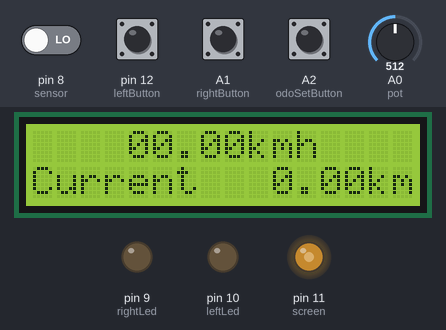
A program run on a simulated Arduino Uno, built with avr-gcc and run on an emulated ATmega328P. Shown: 16×2 character LCD, output pins drawn as LEDs (lit = HIGH). Inputs (shaded band) come from the test bench; at power-on: A1 (rightButton), A2 (odoSetButton), pin 8 (sensor), pin 12 (leftButton) LOW, A0 (pot) = 512.

Above: at 1.2 s.
1.3 s: A2 (odoSetButton) pulled HIGH for 0.15 s
At 2.4 s:
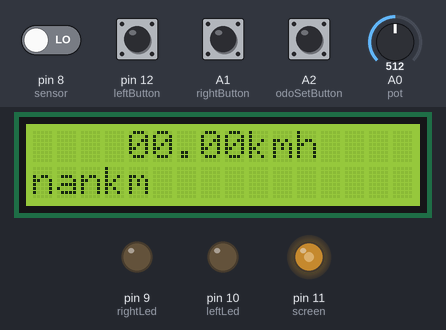
3.5 s: A2 (odoSetButton) pulled HIGH for 1 s
At 4.9 s:
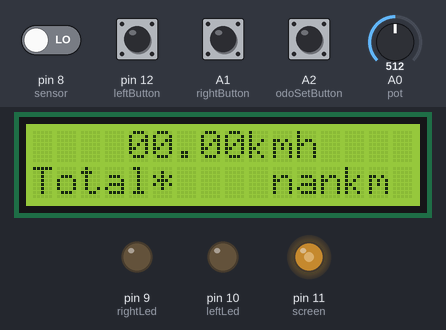
6.5 s: A2 (odoSetButton) pulled HIGH for 0.15 s
At 7.8 s:
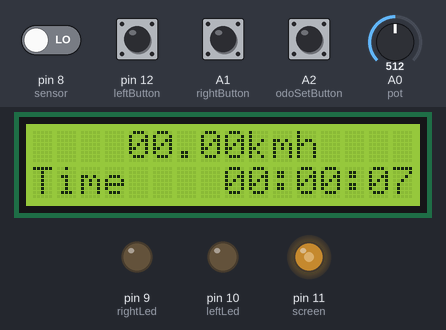
9.6 s: pin 12 (leftButton) pulled HIGH for 1 s
At 9.82 s:
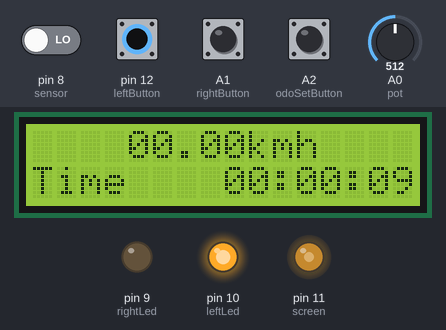
12.1 s: A0 (pot) set to 716
At 12.6 s:
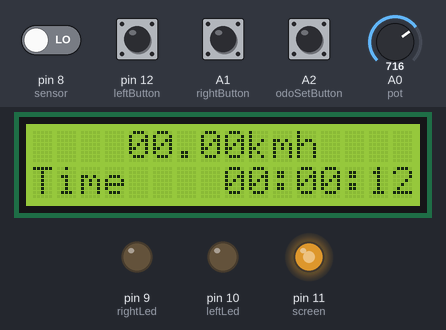
15.1 s: A1 (rightButton) pulled HIGH for 0.15 s
At 16.9 s:
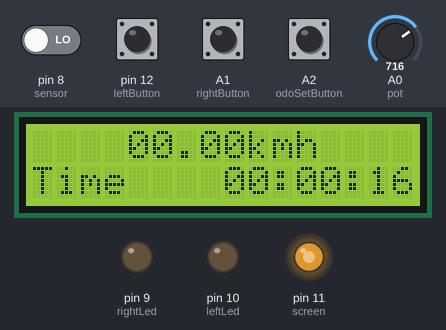
Timing chart, 0 to 17.7 s (numbered marks = the images above; inputs shaded):
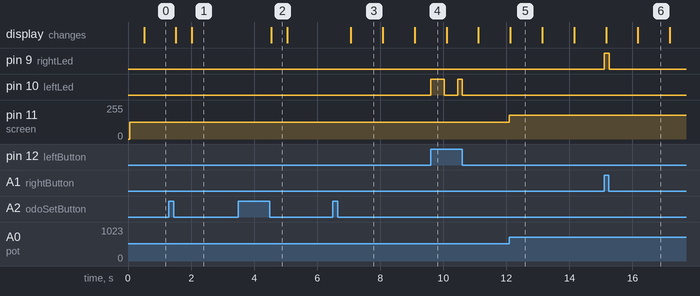

The program:

main.cpp
```cpp
// (licence header left out)
// This program is free software: you can redistribute it and/or modify it under
// the terms of the GNU General Public License as published by the Free Software
// Foundation, either version 3 of the License, or (at your option) any later
// version.

// This program is distributed in the hope that it will be useful, but WITHOUT ANY
// WARRANTY; without even the implied warranty of MERCHANTABILITY or FITNESS FOR A
// PARTICULAR PURPOSE. See the GNU General Public License for more details.

// You should have received a copy of the GNU General Public License along with
// this program. If not, see <https://www.gnu.org/licenses/>.

#include <Arduino.h>
#include <Bounce2.h>
#include <LiquidCrystal.h>
#include <EEPROM.h>

LiquidCrystal lcd(2, 3, 4, 5, 6, 7);

const byte sensor = 8;
const byte pot = A0;
const byte screen = 11;
const byte leftButton = 12;
const byte rightButton = A1;
const byte odoSetButton = A2;
const byte leftLed = 10;
const byte rightLed = 9;
const int interval = 424;
const byte magnets = 1;
const float circ = 2200;
const byte odoTotalAddress = 0;
const byte odoTripAddress = 4;

int potValue;
byte screenValue;
byte currentScreen;

unsigned long prevMillis;
unsigned long duration;
unsigned long leftPreviousMillis;
unsigned long rightPreviousMillis;
unsigned long odoPrevMillis;
unsigned long refresh;
unsigned long reset;

float odo;
float odo1;
float odo2;
float kmph;
float tripOdo;
float totalOdo;
float prevTotalOdo;
float prevTripOdo;

bool sensorRead = LOW;
bool prevState = LOW;
bool odoPrevState = LOW;
bool sensorState = LOW;
bool leftButtonState = LOW;
bool rightButtonState = LOW;
bool leftLedState = LOW;
bool rightLedState = LOW;
// bool rightLatch;
// bool leftLatch;

Bounce sensorBounce = Bounce();
Bounce leftBounce = Bounce();
Bounce rightBounce = Bounce();
Bounce odoSetBounce = Bounce();

void splash()
{
  refresh = 3000;
  while (millis() < 3000)
  {
    if (millis() - refresh >= 3000)
    {
      lcd.clear();
      lcd.setCursor(2, 0);
      lcd.print("Live to Ride");
      lcd.setCursor(2, 1);
      lcd.print("Ride to Live");
      refresh = millis();
    }
    potValue = analogRead(pot);
    screenValue = map(potValue, 0, 1023, 0, 255);
    analogWrite(screen, screenValue);
  }
}

void setup()
{
  // Serial.begin(9600);
  pinMode(pot, INPUT);
  pinMode(screen, OUTPUT);
  lcd.begin(16, 2);
  // splash();
  pinMode(sensor, INPUT);
  sensorBounce.attach(sensor);
  sensorBounce.interval(10);
  pinMode(leftButton, INPUT);
  leftBounce.attach(leftButton);
  leftBounce.interval(10);
  pinMode(rightButton, INPUT);
  rightBounce.attach(rightButton);
  rightBounce.interval(10);
  pinMode(odoSetButton, INPUT);
  odoSetBounce.attach(odoSetButton);
  odoSetBounce.interval(10);
  pinMode(leftLed, OUTPUT);
  pinMode(rightLed, OUTPUT);
  prevMillis = 0;
  prevState = LOW;
}

void leftButtonDetect()
{
  if (leftButtonState == LOW && leftBounce.read() == HIGH)
  {
    leftButtonState = HIGH;
    // rightLatch = LOW;
    // leftLatch=!leftLatch;
  }
  if (leftButtonState == HIGH && leftBounce.read() == LOW)
  {
    leftButtonState = LOW;
  }
}

void rightButtonDetect()
{
  if (rightButtonState == LOW && rightBounce.read() == HIGH)
  {
    rightButtonState = HIGH;
    // leftLatch = LOW;
    // rightLatch=!rightLatch;
  }
  if (rightButtonState == HIGH && rightBounce.read() == LOW)
  {
    rightButtonState = LOW;
  }
}

void leftBlink()
{
  if (leftButtonState == HIGH)
  {
    // if (leftLatch == HIGH) {
    if (millis() - leftPreviousMillis >= interval)
    {
      leftPreviousMillis = millis();
      leftLedState = !leftLedState;
      digitalWrite(leftLed, leftLedState);
    }
  }
  if (leftButtonState == LOW)
  {
    // if (leftLatch == LOW) {
    digitalWrite(leftLed, LOW);
    leftLedState = LOW;
  }
}

void rightBlink()
{
  if (rightButtonState == HIGH)
  {
    // if (rightLatch == HIGH) {
    if (millis() - rightPreviousMillis >= interval)
    {
      rightPreviousMillis = millis();
      rightLedState = !rightLedState;
      digitalWrite(rightLed, rightLedState);
    }
  }
  if (rightButtonState == LOW)
  {
    // if (rightLatch == LOW) {
    digitalWrite(rightLed, LOW);
    rightLedState = LOW;
  }
}

void calcSpeed()
{
  if (prevState != sensorBounce.read())
  {
    if (prevState == LOW && sensorBounce.read() == HIGH)
    {
      prevState = HIGH;
      duration = millis() - prevMillis;
      kmph = (circ / duration * 3.6 / magnets);
      odo = odo + (circ / magnets);
      odo1 = odo / 1000;
      odo2 = odo1 / 1000;
      prevMillis = millis();
      reset = millis();
    }
    if (prevState == HIGH && sensorBounce.read() == LOW)
    {
      prevState = LOW;
    }
  }
  if (kmph == kmph && millis() - reset > 2667 / magnets)
  {
    kmph = 0;
    reset = millis();
  }
}

void setOdo()
{
  if (odoPrevState != odoSetBounce.read())
  {
    if (odoPrevState == LOW && odoSetBounce.read() == HIGH)
    {
      odoPrevState = HIGH;
      odoPrevMillis = millis();
    }
  }
  if (currentScreen == 2 && odoPrevState == HIGH && odoSetBounce.read() == HIGH && millis() - odoPrevMillis >= 2000)
  {
    if (prevTotalOdo != odo2)
    {
      totalOdo = EEPROM.get(odoTotalAddress, totalOdo) + odo2 - prevTotalOdo;
      prevTotalOdo = odo2;
      EEPROM.put(odoTotalAddress, totalOdo);
    }
  }
  if (currentScreen == 1 && odoPrevState == HIGH && odoSetBounce.read() == HIGH && millis() - odoPrevMillis >= 5000)
  {
    EEPROM.put(odoTripAddress, 0.00);
  }
  if (currentScreen == 1 && odoPrevState == HIGH && odoSetBounce.read() == HIGH && millis() - odoPrevMillis >= 2000)
  {
    if (prevTripOdo != odo2)
    {
      tripOdo = EEPROM.get(odoTripAddress, tripOdo) + odo2 - prevTripOdo;
      prevTripOdo = odo2;
      EEPROM.put(odoTripAddress, tripOdo);
    }
  }
  if (odoPrevState == HIGH && odoSetBounce.read() == LOW)
  {
    odoPrevState = LOW;
    if (currentScreen == 0 && millis() - odoPrevMillis < 2000)
    {
      currentScreen = 1;
    }
    else if (currentScreen == 1 && millis() - odoPrevMillis < 2000)
    {
      currentScreen = 2;
    }
    else if (currentScreen == 2 && millis() - odoPrevMillis < 2000)
    {
      currentScreen = 3;
    }
    else if (currentScreen == 3 && millis() - odoPrevMillis < 2000)
    {
      currentScreen = 0;
    }
  }
}

void screenCurrentOdo()
{
  if (currentScreen == 0)
  {
    if (odo2 < 10)
    {
      lcd.print("Current   ");
    }
    else if (odo2 >= 10)
    {
      lcd.print("Current  ");
    }
    lcd.print(odo2);
    lcd.print("km");
  }
}

void screenTripOdo()
{
  if (currentScreen == 1)
  {
    if (tripOdo + odo2 < 10)
    {
      if (EEPROM.get(odoTripAddress, tripOdo) + odo2 - prevTripOdo != EEPROM.get(odoTripAddress, tripOdo))
      {
        lcd.print("Trip*     ");
      }
      else
      {
        lcd.print("Trip      ");
      }
    }
    else if (tripOdo + odo2 >= 10)
    {
      if (EEPROM.get(odoTripAddress, tripOdo) + odo2 - prevTripOdo != EEPROM.get(odoTripAddress, tripOdo))
      {
        lcd.print("Trip*    ");
      }
      else
      {
        lcd.print("Trip     ");
      }
    }
    else if (tripOdo + odo2 >= 100)
    {
      if (EEPROM.get(odoTripAddress, tripOdo) + odo2 - prevTripOdo != EEPROM.get(odoTripAddress, tripOdo))
      {
        lcd.print("Trip*   ");
      }
      else
      {
        lcd.print("Trip    ");
      }
    }
    lcd.print(EEPROM.get(odoTripAddress, tripOdo) + odo2 - prevTripOdo);
    lcd.print("km");
  }
}

void screenTotalOdo()
{
  if (currentScreen == 2)
  {
    if (totalOdo + odo2 < 10)
    {
      if (EEPROM.get(odoTotalAddress, totalOdo) + odo2 - prevTotalOdo != EEPROM.get(odoTotalAddress, totalOdo))
      {
        lcd.print("Total*    ");
      }
      else
      {
        lcd.print("Total     ");
      }
    }
    else if (totalOdo + odo2 >= 10)
    {
      if (EEPROM.get(odoTotalAddress, totalOdo) + odo2 - prevTotalOdo != EEPROM.get(odoTotalAddress, totalOdo))
      {
        lcd.print("Total*   ");
      }
      else
      {
        lcd.print("Total    ");
      }
    }
    else if (totalOdo + odo2 >= 100)
    {
      if (EEPROM.get(odoTotalAddress, totalOdo) + odo2 - prevTotalOdo != EEPROM.get(odoTotalAddress, totalOdo))
      {
        lcd.print("Total*  ");
      }
      else
      {
        lcd.print("Total   ");
      }
    }
    lcd.print(EEPROM.get(odoTotalAddress, totalOdo) + odo2 - prevTotalOdo);
    lcd.print("km");
  }
}

void screenElapsedTime()
{
  if (currentScreen == 3)
  {
    float h, m, s;
    unsigned long over;
    h = int(millis() / 3600000);
    over = millis() % 3600000;
    m = int(over / 60000);
    over = over % 60000;
    s = int(over / 1000);
    lcd.print("Time    ");
    if (h < 10)
      lcd.print('0');
    lcd.print(h, 0);
    lcd.print(":");
    if (m < 10)
      lcd.print('0');
    lcd.print(m, 0);
    lcd.print(":");
    if (s < 10)
      lcd.print('0');
    lcd.print(s, 0);
  }
}

void display()
{
  if (millis() - refresh >= 500)
  {
    lcd.clear();
    lcd.setCursor(4, 0);
    if (kmph < 10)
      lcd.print('0');
    lcd.print(kmph);
    lcd.print("kmh");
    lcd.setCursor(0, 1);
    screenCurrentOdo();
    screenTripOdo();
    screenTotalOdo();
    screenElapsedTime();
    refresh = millis();
  }
}

void screenBrightness()
{
  potValue = analogRead(pot);
  screenValue = map(potValue, 0, 1023, 0, 255);
  analogWrite(screen, screenValue);
}

void loop()
{
  sensorBounce.update();
  leftBounce.update();
  rightBounce.update();
  odoSetBounce.update();
  setOdo();
  calcSpeed();
  display();
  leftButtonDetect();
  rightButtonDetect();
  leftBlink();
  rightBlink();
  screenBrightness();
}
```

Measured:
- after the input at 1.3 s, the display: first changes after 0.22 s (image 1 shows a later state)
- after the input at 3.5 s, the display: changes after 1.0 s (image 2)
- after the input at 6.5 s, the display: changes after 0.57 s (image 3)
- after the input at 9.6 s, pin 10 (leftLed): LOW → HIGH at once, → LOW 0.42 s later, → HIGH 0.42 s later, → LOW 0.15 s later
- after the input at 12.1 s, pin 11 (screen): 127/255 → 178/255 at once
- after the input at 15.1 s, pin 9 (rightLed): LOW → HIGH at once, → LOW 0.15 s later
- what the display in image 2 shows lasts 0.5 s, from 4.5 s to 5.0 s
